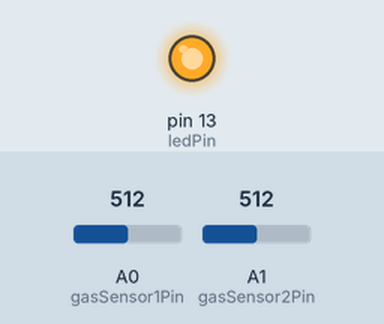
This sketch was run on a simulated Arduino Uno, built with avr-gcc and run on an emulated ATmega328P. Shown: output pins drawn as LEDs (lit = HIGH). The test bench sets the inputs (shaded band); at power-on: A0 (gasSensor1Pin) = 512, A1 (gasSensor2Pin) = 512. What the sketch prints to the serial monitor is not drawn.

Above: at 0.1 s.
Timing chart, 0 to 1.6 s (numbered marks = the images above):
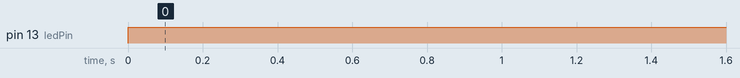

The sketch:

GasLeakDetector.ino
```cpp
// GasLeakDetector.ino
// Version: 1.0
// Description: Detects gas leaks using two gas sensors connected to a smart house system
// Author: DiegoPaladino

const int gasSensor1Pin = A0; // Analog pin for gas sensor 1
const int gasSensor2Pin = A1; // Analog pin for gas sensor 2
const int ledPin = 13;        // Digital pin for LED indicator
const int threshold = 300;    // Threshold value for gas detection

void setup() {
  pinMode(gasSensor1Pin, INPUT);
  pinMode(gasSensor2Pin, INPUT);
  pinMode(ledPin, OUTPUT);
  Serial.begin(9600); // Initialize serial communication
}

void loop() {
  int sensorValue1 = analogRead(gasSensor1Pin);
  int sensorValue2 = analogRead(gasSensor2Pin);

  Serial.print("Sensor 1 Value: ");
  Serial.print(sensorValue1);
  Serial.print(" | Sensor 2 Value: ");
  Serial.println(sensorValue2);

  if (sensorValue1 > threshold || sensorValue2 > threshold) {
    digitalWrite(ledPin, HIGH); // Turn on LED if gas is detected
    Serial.println("Gas leak detected!");
  } else {
    digitalWrite(ledPin, LOW); // Turn off LED if no gas is detected
  }

  delay(1000); // Wait for 1 second before next reading
}
```

Measured:
- by itself, pin 13 (ledPin): LOW → HIGH at 0.00 s
